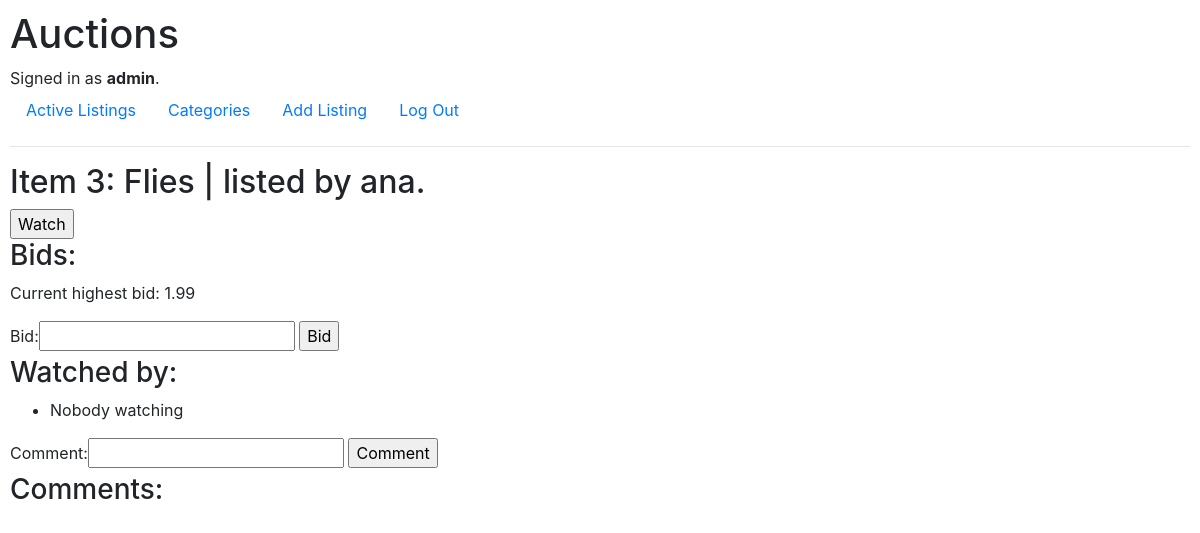
The app's page /item/3 (signed in) with its own data.
### auctions/models.py (models this page shows, shortened)
class User(AbstractUser):
    listing = models.ManyToManyField('Listing', blank=True, related_name='watchers')

class Listing(models.Model):
    user = models.ForeignKey(User, on_delete=models.CASCADE, related_name='listings')
    category = models.ForeignKey(Category, on_delete=models.CASCADE, related_name='listings', default=1)
    title = models.CharField(max_length=32)
    description = models.CharField(max_length=640, blank=True)
    image_url = models.URLField(max_length=200, blank=True)
    start_bid = models.DecimalField(max_digits=7, decimal_places=2)
    current_price = models.DecimalField(max_digits=7, decimal_places=2)
    closed = models.BooleanField(default=False)

### auctions/views.py (the view)
# urls.py: path('item/<int:item_id>', views.item, name='item'),
@login_required(login_url='/login')
def item(request, item_id):
    item = Listing.objects.get(pk=item_id)
    bid = Bid.objects.filter(listing=item_id).order_by('-bid').first()
    comments = Comment.objects.filter(listing=item_id)
    watchers = item.watchers.all()
    if item.watchers.filter(username=request.user):
        watching = True
    else:
        watching = False
    if request.method == 'POST':
        if request.POST['action'] == 'Bid':
            form_bid = NewBid(request.POST)
            if form_bid.is_valid():
                if form_bid.cleaned_data['bid'] <= item.current_price:
                    messages.error(request, f"Your bid needs to be at least {item.current_price} high.")
                    return render(request, 'auctions/item.html', {
                        'item': item,
                        'bid': bid,
                        'form_bid': form_bid,
                        'comments': comments,
                        'form_comment': NewComment(),
                })
                else:
                    new_bid = Bid()
                    new_bid.bid = form_bid.cleaned_data['bid']
                    new_bid.listing = item
                    new_bid.user = request.user
                    new_bid.save()
                    item.current_price = form_bid.cleaned_data['bid']
                    item.save()
        elif request.POST['action'] == 'Comment':
            form_comment = NewComment(request.POST)
            if form_comment.is_valid():
                new_comment = Comment()
                new_comment.comment = form_comment.cleaned_data['comment']
                new_comment.listing = item
                new_comment.user = request.user
                new_comment.save()
        elif request.POST['action'] == 'Close':
            item.closed = True
            item.save()
        return HttpResponseRedirect(reverse('item', args=(item_id, )))
    else:
        if item.closed:
            return render(request, 'auctions/item_closed.html', {
            'item': item,
            'bid': bid,
            'comments': comments,
            })
        else:
            return render(request, 'auctions/item.html', {
                'item': item,
                'watchers': watchers,
                'watching': watching,
                'bid': bid,
                'comments': comments,
                'form_bid': NewBid(),
                'form_comment': NewComment()
            })

### auctions/forms.py
class NewBid(forms.Form):
  bid = forms.DecimalField(max_digits=7, decimal_places=2)

class NewComment(forms.Form):
  comment = forms.CharField(max_length=550)

### auctions/templates/auctions/item.html (shortened to what this page needs)
{% extends "auctions/layout.html" %}
{% block body %}
<h2>Item {{ item.id }}: {{ item.title }} | listed by {{ item.user }}.</h2>
{% block status %}
{% if item.user == user %}
	<form method="post">
  		{% csrf_token %}
  		<input type="submit" name="action" value="Close">
	</form>
{% else %}
	<form action="{% url 'watch' item.id %}" method="post">
		{% if watching %}
		<input type="submit" name="action" value="Unwatch">
		{% else %}
		<input type="submit" name="action" value="Watch">
		{% endif %}
	</form>
{% endif %}
<h3>Bids:</h3>
<p>Current highest bid: {{ item.current_price }}
</p>
<form method="post">
  {{ form_bid }}
  <input type="submit" name="action" value="Bid">
</form>
<h3>Watched by:</h3>
<ul>
	{% for watcher in watchers %}
		<li>{{ watcher }}</li>
	{% empty %}
		<li>Nobody watching</li>
	{% endfor %}
</ul>
<form method="post">
	{{ form_comment }}
	<input type="submit" name="action" value="Comment">
  </form>
{% endblock %}
<h3>Comments:</h3>
{% endblock %}

### auctions/templates/auctions/layout.html (shortened to what this page needs)
{% load static %}
<!DOCTYPE html>
<html lang="en">
<head>
    <link rel="stylesheet" href="https://stackpath.bootstrapcdn.com/bootstrap/4.4.1/css/bootstrap.min.css"
>
    <link href="{% static 'auctions/styles.css' %}" rel="stylesheet">
</head>
<body>
    <h1>Auctions</h1>
    <div>
        {% if user.is_authenticated %}
        Signed in as <strong>{{ user.username }}</strong>.
        {% else %}
        Not signed in.
        {% endif %}
    </div>
    <ul class="nav">
        <li class="nav-item">
            <a class="nav-link" href="{% url 'index' %}">Active Listings</a>
        </li>
        <li class="nav-item">
            <a class="nav-link" href="{% url 'categories' %}">Categories</a>
        </li>
        {% if user.is_authenticated %}
        <li class="nav-item">
            <a class="nav-link" href="{% url 'add' %}">Add Listing</a>
        </li>
        <li class="nav-item">
            <a class="nav-link" href="{% url 'logout' %}?next={{request.path}}">Log Out</a>
        </li>
        {% endif %}
    </ul>
    <hr>
    {% block body %}
    {% endblock %}
</body>
</html>

### auctions/static/auctions/styles.css (style rules this page uses)
body { padding: 10px; }

### records on screen
User: username "admin"
Listing: id "3", title "Flies", user "ana", current_price "1.99"
